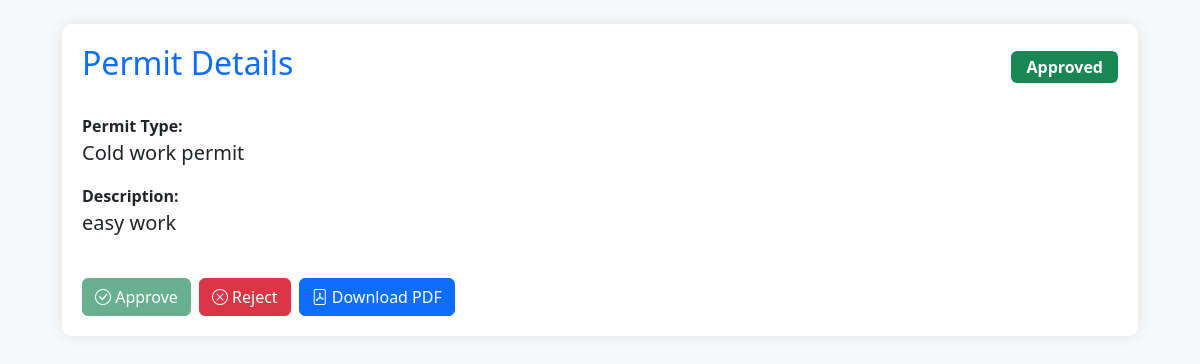
The app's page /permit/view/1 (signed in) with its own data.
### main.py (models this page shows)
class WorkPermit(db.Model):
    id = db.Column(db.Integer, primary_key=True)
    permit_type = db.Column(db.String(100), nullable=False)  # e.g., Hot Work, Cold Work
    location = db.Column(db.String(150), nullable=False)
    description = db.Column(db.Text, nullable=False)
    status = db.Column(db.String(20), default='Pending')
    issued_at = db.Column(db.DateTime, default=datetime.utcnow)
    expires_at = db.Column(db.DateTime)
    issuer_id = db.Column(db.Integer, db.ForeignKey('user.id'))
    receiver_id = db.Column(db.Integer, db.ForeignKey('user.id'))
    gas_test_log = db.Column(db.Text)
    jsa_reference = db.Column(db.String(255))

### main.py (the view)
@app.route('/permit/view/<int:permit_id>')
@login_required
def view_permit(permit_id):
    permit = WorkPermit.query.get_or_404(permit_id)
    return render_template('view_permit.html', permit=permit)

### main.py (called while the page is built)
@login_manager.user_loader
def load_user(user_id):
    return User.query.get(int(user_id))

### templates/view_permit.html (shortened to what this page needs)
<!DOCTYPE html>
<html lang="en">
<head>
    <link href="https://cdn.jsdelivr.net/npm/bootstrap@5.3.0/dist/css/bootstrap.min.css" rel="stylesheet">
</head>
<body class="bg-light">
    <div class="container mt-4">
        <div class="permit-card bg-white">
            <div class="d-flex justify-content-between align-items-center mb-4">
                <h2 class="text-primary">Permit Details</h2>
                <span class="status-badge badge {% if permit.status == 'Approved' %}bg-success{% elif permit.status == 'Rejected' %}bg-danger{% else %}bg-warning{% endif %}">
                    {{ permit.status }}
                </span>
            </div>
            <div class="row mb-4">
                <div class="col-md-6">
                    <div class="mb-3">
                        <label class="fw-bold">Permit Type:</label>
                        <p class="lead">{{ permit.permit_type }}</p>
                    </div>
                    <div class="mb-3">
                        <label class="fw-bold">Description:</label>
                        <p class="lead">{{ permit.description }}</p>
                    </div>
                </div>
            </div>
            <div class="d-flex gap-2">
                <a href="{{ url_for('approve_permit', permit_id=permit.id) }}"
                   class="btn btn-success {% if permit.status == 'Approved' %}disabled{% endif %}">
                    <i class="bi bi-check-circle"></i> Approve
                </a>
                <a href="{{ url_for('reject_permit', permit_id=permit.id) }}"
                   class="btn btn-danger {% if permit.status == 'Rejected' %}disabled{% endif %}">
                    <i class="bi bi-x-circle"></i> Reject
                </a>
                <a href="{{ url_for('generate_pdf', permit_id=permit.id) }}"
                   class="btn btn-primary">
                    <i class="bi bi-file-pdf"></i> Download PDF
                </a>
            </div>
        </div>
    </div>
    <link rel="stylesheet" href="https://cdn.jsdelivr.net/npm/bootstrap-icons@1.7.2/font/bootstrap-icons.css">
</body>
</html>

### templates/view_permit.html (style rules this page uses)
.permit-card { box-shadow: 0 0 15px rgba(0,0,0,0.1); border-radius: 10px; padding: 20px; margin: 20px; }
.status-badge { font-size: 1rem; padding: 8px 15px; }

### records on screen
WorkPermit: status "Approved", permit_type "Cold work permit", description "easy work"
